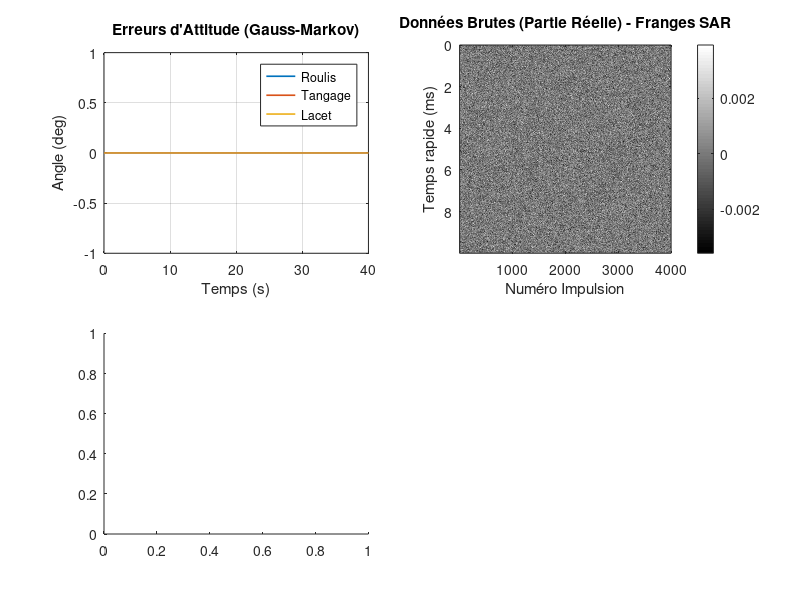

Reproduce this figure in MATLAB. (Note: this script raises an error after producing the figure.)
%% K-MC4 SAR Raw Data Simulator (Digital Twin) - Attitude Error Extension
clear; clc; close all;

%% 1. Chargement et Parsing de la Configuration
fprintf('--- Initialisation de la Simulation K-MC4 ---\n');
fid = fopen('conf/config3.json');
raw = fread(fid, inf);
str = char(raw');
fclose(fid);
cfg = jsondecode(str);

% Constantes Physiques
c = 3e8;

% Paramètres Dérivés
lambda_c = c / cfg.radar.fc;
K_slope = cfg.radar.bandwidth / cfg.modulation.sweep_time; 
N_samples = round(cfg.modulation.sweep_time * cfg.radar.adc_sample_rate);
dt = 1 / cfg.radar.adc_sample_rate;
time_axis = (0:N_samples-1) * dt;

% Calcul de la trajectoire
dx = cfg.platform.velocity_mps / cfg.platform.prf;
N_pulses = round(cfg.platform.track_length_m / dx);
Pos_Radar = zeros(N_pulses, 3);
Pos_Radar(:,1) = linspace(0, cfg.platform.track_length_m, N_pulses) + cfg.platform.start_position(1);
Pos_Radar(:,2) = cfg.platform.start_position(2);
Pos_Radar(:,3) = cfg.platform.start_position(3);

%% --- NOUVEAU : Génération des erreurs Gauss-Markov ---
% On initialise à 0 par défaut si les champs n'existent pas dans le JSON
if ~isfield(cfg, 'motion'), cfg.motion.enabled = false; end

Errors_RPY = zeros(N_pulses, 3); % [Roll, Pitch, Yaw]
 
if cfg.motion.enabled
    disp('in')
    fprintf('Génération des erreurs d''attitude (Gauss-Markov)...\n');
    dt_slow = 1 / cfg.platform.prf;
    beta = exp(-dt_slow / cfg.motion.tau_corr);
    sigma_rad = deg2rad([cfg.motion.std_roll_deg, cfg.motion.std_pitch_deg, cfg.motion.std_yaw_deg]);
    
    for m = 2:N_pulses
        Errors_RPY(m,:) = beta * Errors_RPY(m-1,:) + sqrt(1 - beta^2) * (randn(1,3) .* sigma_rad);
    end

    % Errors_RPY = zeros(N_pulses, 3); % [Roll, Pitch, Yaw]
    % for m = 2:N_pulses
    %     Errors_RPY(m,1) = ((m - N_pulses / 2)* 0.02)^2;
    % end
end

%fprintf('Paramètres:\n- Freq: %.2f GHz\n- Pulses: %d\n- Erreurs Attitude: %s\n',...
%    cfg.radar.fc/1e9, N_pulses, regexprep(num2str(cfg.motion.enabled),'1','OUI','0','NON'));

%% 2. Initialisation des Matrices de Données
RawData_UP   = complex(zeros(N_samples, N_pulses, 2)); 
RawData_DOWN = complex(zeros(N_samples, N_pulses, 2));

%% 3. Boucle de Simulation (Slow Time)
fprintf('Lancement de la simulation (Stop-and-Go)...\n');
tic;

d_rx = cfg.antenna.rx_spacing_mm / 1000;
Offset_Rx1_Nominal = [-d_rx/2, 0, 0];
Offset_Rx2_Nominal = [ d_rx/2, 0, 0];

for m = 1:N_pulses
    P_Tx_Global = Pos_Radar(m, :);
    
    % --- NOUVEAU : Calcul de la rotation pour cette impulsion ---
    r = Errors_RPY(m,1); p = Errors_RPY(m,2); y = Errors_RPY(m,3);
    Rx = [1 0 0; 0 cos(r) -sin(r); 0 sin(r) cos(r)];
    Ry = [cos(p) 0 sin(p); 0 1 0; -sin(p) 0 cos(p)];
    Rz = [cos(y) -sin(y) 0; sin(y) cos(y) 0; 0 0 1];
    R_total = Rz * Ry * Rx; % Matrice de rotation globale

    % Rotation des offsets d'antenne (pour l'interférométrie)
    Off1 = (R_total * Offset_Rx1_Nominal')';
    Off2 = (R_total * Offset_Rx2_Nominal')';
 

    Signal_Acc_UP_Rx1 = zeros(1, N_samples); Signal_Acc_UP_Rx2 = zeros(1, N_samples);
    Signal_Acc_DOWN_Rx1 = zeros(1, N_samples); Signal_Acc_DOWN_Rx2 = zeros(1, N_samples);
    
    for k = 1:length(cfg.scene.targets)
        P_Tgt = cfg.scene.targets(k).pos';
        Vec_R = P_Tgt - P_Tx_Global;
        Dist_Tx = norm(Vec_R);
        
        % --- NOUVEAU : Projection dans le repère local tourné ---
        % Nécessaire pour le gain d'antenne (le radar "voit" la cible sous un autre angle)
        Vec_R_Local = R_total' * Vec_R'; 
        
        angle_az = atan2(Vec_R_Local(1), Vec_R_Local(2)); 
        angle_el = atan2(Vec_R_Local(3), sqrt(Vec_R_Local(1)^2 + Vec_R_Local(2)^2));
        
        % Gain et Amplitude
        Gain_Az = exp(-4*log(2) * (angle_az / deg2rad(cfg.antenna.beamwidth_azimuth_deg))^2);
        Gain_El = exp(-4*log(2) * (angle_el / deg2rad(cfg.antenna.beamwidth_elevation_deg))^2);
        Gain_Total_Lin = 10^(cfg.antenna.gain_dbi/10) * Gain_Az * Gain_El;
        Amp_k = sqrt(cfg.scene.targets(k).rcs) * Gain_Total_Lin / (Dist_Tx^2);
        
        % Distances Rx avec Offsets tournés
        Dist_Rx1 = Dist_Tx + dot(Vec_R/Dist_Tx, Off1);
        Dist_Rx2 = Dist_Tx + dot(Vec_R/Dist_Tx, Off2);
        
        tau_1 = (Dist_Tx + Dist_Rx1) / c;
        tau_2 = (Dist_Tx + Dist_Rx2) / c;
        
        Phi_fixe_1 = 2 * pi * cfg.radar.fc * tau_1;
        Phi_fixe_2 = 2 * pi * cfg.radar.fc * tau_2;
        fb_1 = K_slope * tau_1;
        fb_2 = K_slope * tau_2;
        
        % Synthèse
        Sig_Up_1 = Amp_k * exp(1j * (2*pi*fb_1*time_axis + Phi_fixe_1));
        Sig_Up_2 = Amp_k * exp(1j * (2*pi*fb_2*time_axis + Phi_fixe_2));
        Sig_Down_1 = Amp_k * exp(1j * (2*pi*(-fb_1)*time_axis + Phi_fixe_1));
        Sig_Down_2 = Amp_k * exp(1j * (2*pi*(-fb_2)*time_axis + Phi_fixe_2));
        
        Signal_Acc_UP_Rx1 = Signal_Acc_UP_Rx1 + Sig_Up_1;
        Signal_Acc_UP_Rx2 = Signal_Acc_UP_Rx2 + Sig_Up_2;
        Signal_Acc_DOWN_Rx1 = Signal_Acc_DOWN_Rx1 + Sig_Down_1;
        Signal_Acc_DOWN_Rx2 = Signal_Acc_DOWN_Rx2 + Sig_Down_2;
    end
    
    RawData_UP(:, m, 1) = Signal_Acc_UP_Rx1;
    RawData_UP(:, m, 2) = Signal_Acc_UP_Rx2;
    RawData_DOWN(:, m, 1) = Signal_Acc_DOWN_Rx1;
    RawData_DOWN(:, m, 2) = Signal_Acc_DOWN_Rx2;
end
toc;

%% --- NOUVEAU : Ajout de la Réverbération de Sol (Modèle Statistique) ---
% On simule le sol comme une infinité de diffuseurs aléatoires (Speckle)
% Cela revient à ajouter un bruit Gaussien Complexe aux données brutes.

% 1. Paramétrage de la puissance du sol (Clutter)
% Ajustez ce facteur pour rendre le sol plus ou moins brillant par rapport aux cibles
% Une valeur de 1e-4 est souvent un bon point de départ par rapport à des cibles ponctuelles
Clutter_Power = 0; 

if isfield(cfg, 'scene') && isfield(cfg.scene, 'clutter_power')
    Clutter_Power = cfg.scene.clutter_power;
end

fprintf('Génération du Clutter de sol (Modèle Rayleigh, Puissance: %.1e)...\n', Clutter_Power);

% 2. Génération du signal de sol (Bruit Gaussien Complexe)
% Note : Pour de l'InSAR (2 antennes), le sol est "vu" presque identiquement par les deux antennes.
% On génère donc une "Vérité Terrain" de sol unique.
Ground_Reflectivity = sqrt(Clutter_Power/2) * (randn(N_samples, N_pulses) + 1j * randn(N_samples, N_pulses));

% 3. Ajout aux données brutes (Superposition linéaire)
% On l'ajoute aux deux canaux Rx. 
% Note: Dans un modèle plus avancé, on ajouterait un déphasage géométrique entre Rx1 et Rx2.
RawData_UP(:,:,1)   = RawData_UP(:,:,1)   + Ground_Reflectivity;
RawData_UP(:,:,2)   = RawData_UP(:,:,2)   + Ground_Reflectivity;
RawData_DOWN(:,:,1) = RawData_DOWN(:,:,1) + Ground_Reflectivity;
RawData_DOWN(:,:,2) = RawData_DOWN(:,:,2) + Ground_Reflectivity;

fprintf('Clutter ajouté avec succès.\n');

%% 4. Visualisation
figure('Name', 'K-MC4 SAR Simulator - Analyse Globale', 'Color', 'w', 'Position', [100, 100, 1200, 800]);

% 1. Erreurs temporelles (Attitude)
subplot(2,2,1);
t_slow = (0:N_pulses-1) / cfg.platform.prf;
plot(t_slow, rad2deg(Errors_RPY), 'LineWidth', 1.2);
grid on; title('Erreurs d''Attitude (Gauss-Markov)');
xlabel('Temps (s)'); ylabel('Angle (deg)');
legend('Roulis', 'Tangage', 'Lacet');

% 2. Données Brutes (Partie Réelle) - Historique de phase
subplot(2,2,2);
imagesc(1:N_pulses, time_axis*1000, real(RawData_UP(:,:,1)));
colormap(gca, 'gray'); colorbar;
title('Données Brutes (Partie Réelle) - Franges SAR');
xlabel('Numéro Impulsion'); ylabel('Temps rapide (ms)');

% --- Limites statiques en dB pour l'affichage ---
c_min_db = -40; % À ajuster selon la puissance de vos cibles
c_max_db = 50;  % À ajuster selon la puissance de vos cibles

% 3. RTI (Range-Time Intensity)
subplot(2,2,3);
f = (cfg.radar.adc_sample_rate/1000) * (0:(N_samples/2))/N_samples;
fft_raw = fft(RawData_UP(:,:,1));
imagesc(1:N_pulses, f, db(abs(fft_raw(1:length(f), :))));
clim([c_min_db c_max_db]); % Fixe la dynamique des couleurs (utiliser caxis() sur les vieux MATLAB)
ylim([0 max(f)/2]); colormap(gca, 'jet'); colorbar;
title('RTI (Spectre Fast-Time vs Slow-Time)');
xlabel('Numéro Impulsion'); ylabel('Fréquence (kHz)');

% 4. Profil de Fréquence de Battement (Moyenné)
subplot(2,2,4);
mean_fft_profile = mean(abs(fft_raw(1:length(f), :)), 2);
plot(f, db(mean_fft_profile), 'LineWidth', 1.5, 'Color', '#0072BD');
ylim([c_min_db c_max_db]); % Fixe la dynamique de l'axe vertical
grid on;
title('Profil de Fréquence de Battement (Moyenné)');
xlabel('Fréquence (kHz)'); ylabel('Amplitude Moyenne (dB)');
xlim([0 max(f)/2]);

save('output/KMC4_RawData.mat', 'RawData_UP', 'RawData_DOWN', 'cfg', 'Errors_RPY', 'Pos_Radar');
fprintf('Sauvegarde terminée (avec Erreurs et Trajectoire).\n');
